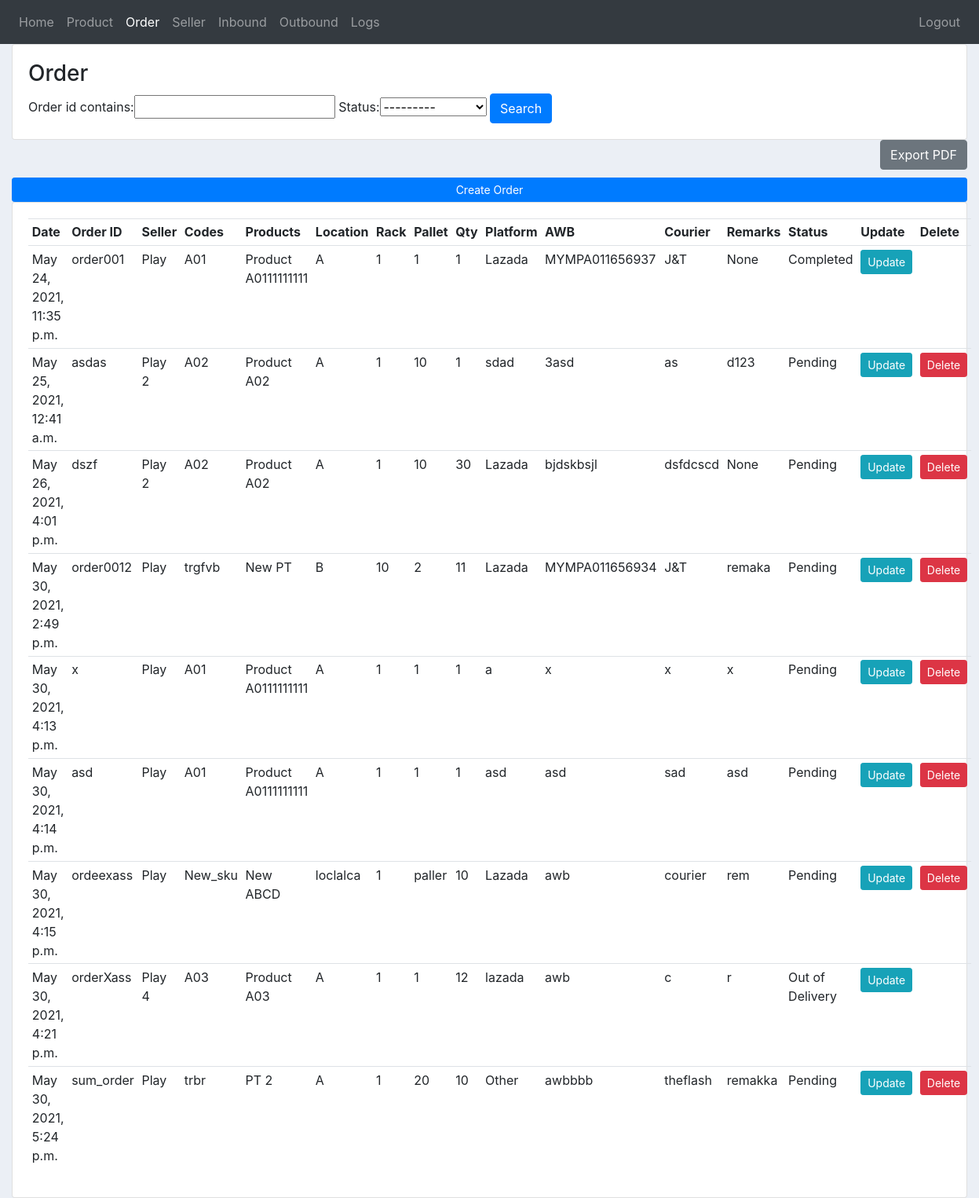
Page /orders/ (signed in) on the earlier database version.
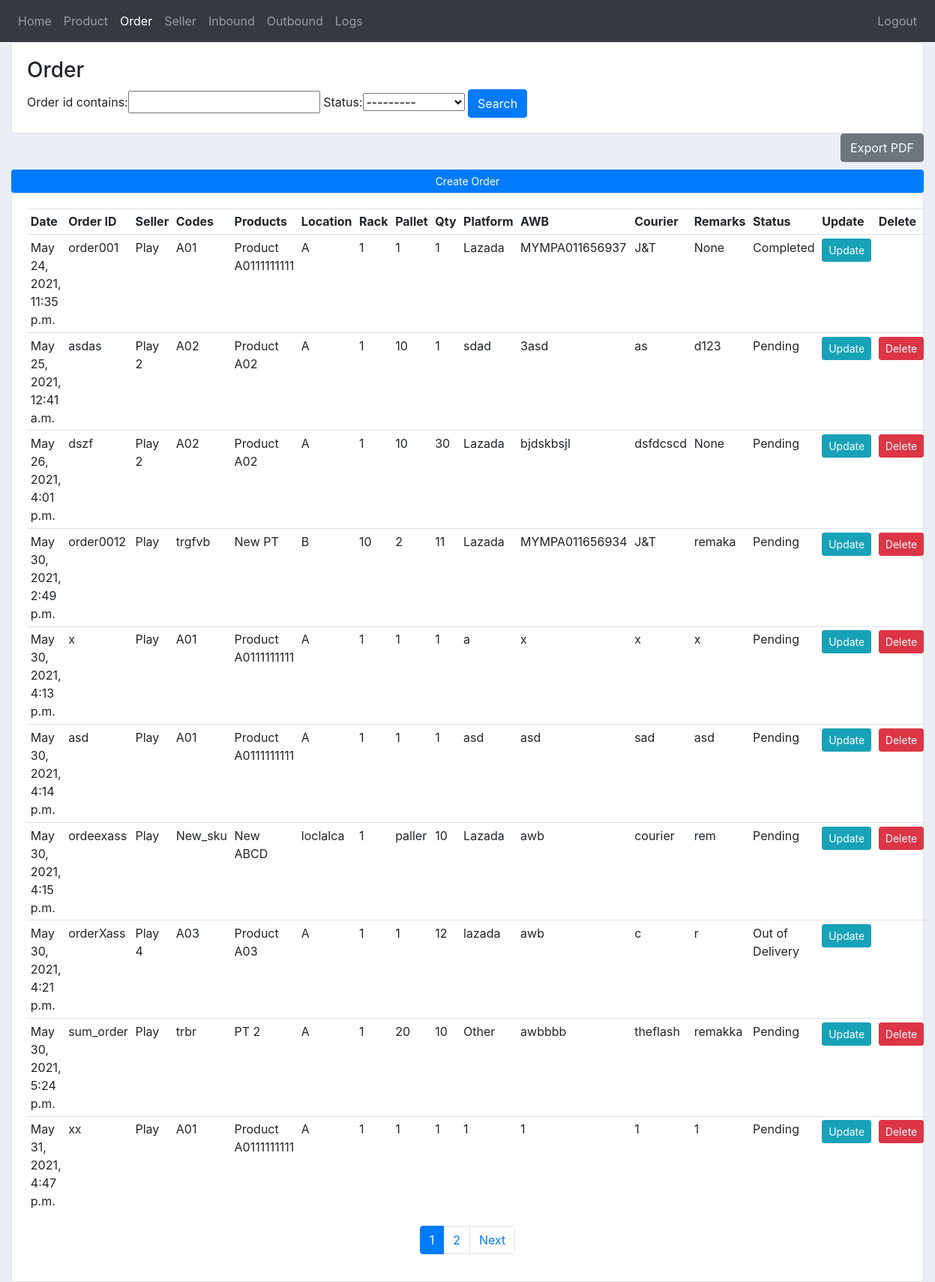
Same page on the later database version.
### inventory/models.py (models this page shows, shortened)
class Order(models.Model):
    STATUS = (
        ('Pending','Pending'),
        ('Out of Delivery','Out of Delivery'),
        ('Completed','Completed'),
        ('Rejected','Rejected'),
    )
    order_id = models.CharField(max_length=200, primary_key=True)
    date_created = models.DateTimeField(auto_now_add=True, null=True)
    order_quantity = models.PositiveIntegerField(null=True, validators=[MinValueValidator(1)])
    platform = models.CharField(max_length=200, null=True)
    awb = models.CharField(max_length=200, null=True)
    courier = models.CharField(max_length=200, null=True)
    remarks = models.CharField(max_length=200, null=True, blank=True)
    status = models.CharField(max_length=200, choices=STATUS, null=True)
    seller = models.ForeignKey(Seller, null=True, on_delete=models.SET_NULL)
    product = models.ForeignKey(Product, null=True, on_delete=models.SET_NULL)

class Seller(models.Model):
    user = models.OneToOneField(User, on_delete=models.CASCADE, primary_key=True)
    name = models.CharField(max_length=200, null=True)
    phone = models.CharField(max_length=11, null=True)
    email = models.CharField(max_length=200, null=True)
    date_created = models.DateTimeField(auto_now_add=True, null=True)
    def __str__(self):
        return self.name

class Product(models.Model):
    UNIT = (
        ('PCS','PCS'),
        ('BOX','BOX'),
        ('PACK','PACK'),
        ('BOTTLE','BOTTLE'),
        ('OTHER','OTHER'),
    )
    date_created = models.DateTimeField(auto_now_add=True, null=True)
    sku_code = models.CharField(max_length=200, primary_key=True)
    product_name = models.CharField(max_length=200, null=True)
    unit = models.CharField(max_length=200, choices=UNIT, null=True)
    product_quantity = models.PositiveIntegerField(null=True)
    product_price = models.FloatField(validators=[MinValueValidator(0.0)])
    location = models.CharField(max_length=200, null=True)
    rack = models.CharField(max_length=200, null=True)
    pallet = models.CharField(max_length=200, null=True)
    remarks = models.CharField(max_length=200, null=True, blank=True)
    seller = models.ForeignKey(Seller, to_field='user_id', null=True, on_delete=models.SET_NULL)

### inventory/views.py (the view)
# urls.py: path('orders/', views.orders, name="orders"),
@custom_login_required
@admin_required
def orders(request):
    orders = Order.objects.all()
    myFilter = OrderFilter(request.GET, queryset=orders)
    orders = myFilter.qs
    order_id = request.GET['order_id'] if (request.method == 'GET' and 'order_id' in request.GET) else ''
    status = request.GET['status'] if (request.method == 'GET' and 'status' in request.GET) else ''
    page = request.GET.get('page', 1)
    orders = paginate(orders, page);
    context = {
                'orders': orders,
                'myFilter': myFilter,
                'nbar': 'orders',
                'order_id': order_id,
                'status': status
                }
    return render(request, 'inventory/orders.html', context)

### inventory/helper.py (called while the page is built)
def paginate(object, page =1, limit = 10):
    paginator = Paginator(object, limit) # Show 25 contacts per page.
    page_obj = paginator.get_page(page)
    return page_obj

### inventory/templatetags/query_transform_template_tags.py (called while the page is built)
@register.simple_tag
def query_transform(request, **kwargs):
    updated = request.GET.copy()
    for k, v in kwargs.items():
        if v is not None:
            updated[k] = v
        else:
            updated.pop(k, 0)
    return updated.urlencode()

### inventory/templates/inventory/orders.html (shortened to what this page needs)
{% extends 'inventory/main.html' %}
{% block content %}
<div class="row">
    <div class="col-md">
        <div class="card card-body">
            <h3>Order</h3>
            <form method="get">
                {{myFilter.form}}
                <button class="btn btn-primary" type="submit">Search</button>
              </form>
        </div>
		<form method="post" action="{% url 'pdf_order' %}" target="_blank">
			<input type="submit" class="btn btn-secondary float-right" value="Export PDF">
		</form>
        <br>
        <br>
        <a class="btn btn-primary  btn-sm btn-block" href="{% url 'create_order' %}">Create Order</a>
        <div class="card card-body">
            <table class="table table-sm">
                <tr>
                    <th>Date</th>
                    <th>Order ID</th>
                    <th>Seller</th>
                    <th>Codes</th>
                    <th>Products</th>
                    <th>Location</th>
                    <th>Rack</th>
                    <th>Pallet</th>
                    <th>Qty</th>
                    <th>Platform</th>
                    <th>AWB</th>
                    <th>Courier</th>
                    <th>Remarks</th>
                    <th>Status</th>
                    <th>Update</th>
                    <th>Delete</th>
                </tr>
                {% for order in orders %}
                <tr>
                    <td>{{order.date_created}}</td>
                    <td>{{order.order_id}}</td>
                    <td>{{order.seller}}</td>
                    <td>{{order.product.sku_code}}</td>
                    <td>{{order.product.product_name}}</td>
                    <td>{{order.product.location}}</td>
                    <td>{{order.product.rack}}</td>
                    <td>{{order.product.pallet}}</td>
                    <td>{{order.order_quantity}}</td>
                    <td>{{order.platform}}</td>
                    <td>{{order.awb}}</td>
                    <td>{{order.courier}}</td>
                    <td>{{order.remarks}}</td>
                    <td>{{order.status}}</td>
                    <td><a class="btn btn-sm btn-info" href="{% url 'update_order' order.order_id %}">Update</a></td>
                    {% if order.status == "Pending" %}
                    <td><a class="btn btn-sm btn-danger" href="{% url 'delete_order' order.order_id %}">Delete</a></td>
                    {% else %}
                    <td></td>
                    {% endif %}
                </tr>
                {% endfor %}
            </table>
            {% include 'inventory/pagination.html' with page_obj=orders request=request only%}
        </div>
    </div>
</div>
{% endblock content %}

Differences in the rows shown:
added Order: date_created "May 31, 2021, 4:47 p.m.", order_id "xx", seller "Play", product.sku_code "A01", product.product_name "Product A0111111111", product.location "A", product.rack "1", product.pallet "1", order_quantity "1", platform "1", awb "1", courier "1", remarks "1", status "Pending", shows "Delete"
Other differences:
{{ page_obj.number }}: (not shown) → "1"
{{ page_obj.paginator.num_pages }}: (not shown) → "2"
text now shown: "Next"
